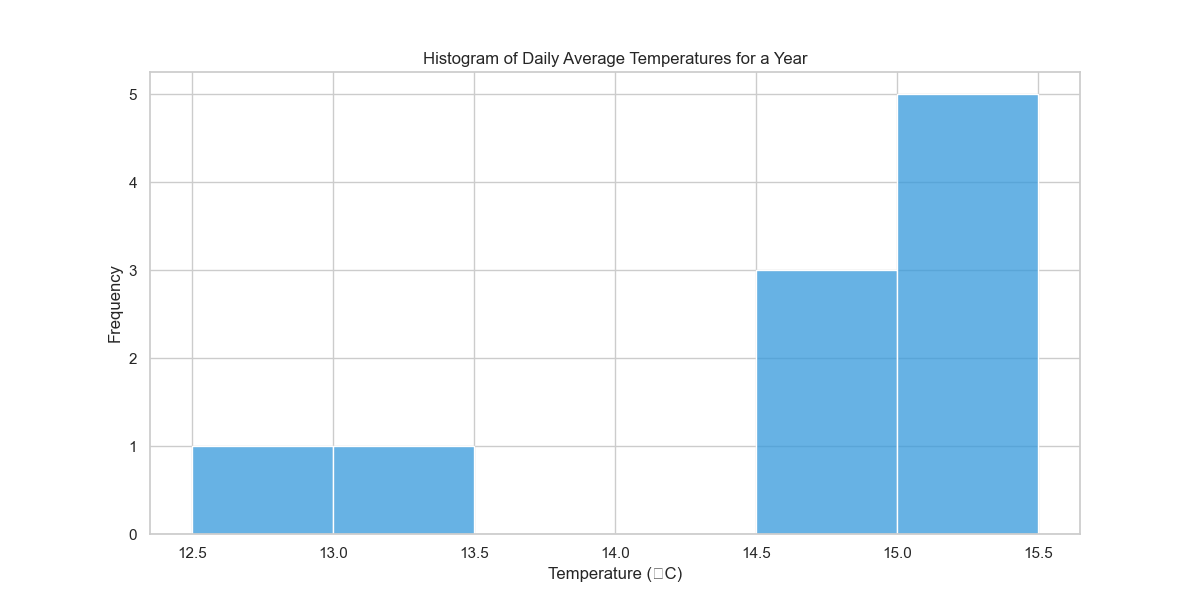

Write Python code to recreate this figure.

import seaborn as sns
import matplotlib.pyplot as plt
import pandas as pd

# Constructing a DataFrame from our dataset
data = {
    'AverageTemperature': [
        15, 14.8, 15.2, 13, 12.5,
        # ... (data continues for each day of the year)
        14.6, 15, 15.3, 14.9, 15.1
    ]
}
df = pd.DataFrame(data)

# Set the aesthetic style of the plots
sns.set_style('whitegrid')

# Create the histogram
plt.figure(figsize=(12, 6))
sns.histplot(data=df, x="AverageTemperature", color="#3498db", binwidth=0.5)

# Additional customizations
plt.title('Histogram of Daily Average Temperatures for a Year')
plt.xlabel('Temperature (°C)')
plt.ylabel('Frequency')

# Show the plot
plt.show()
